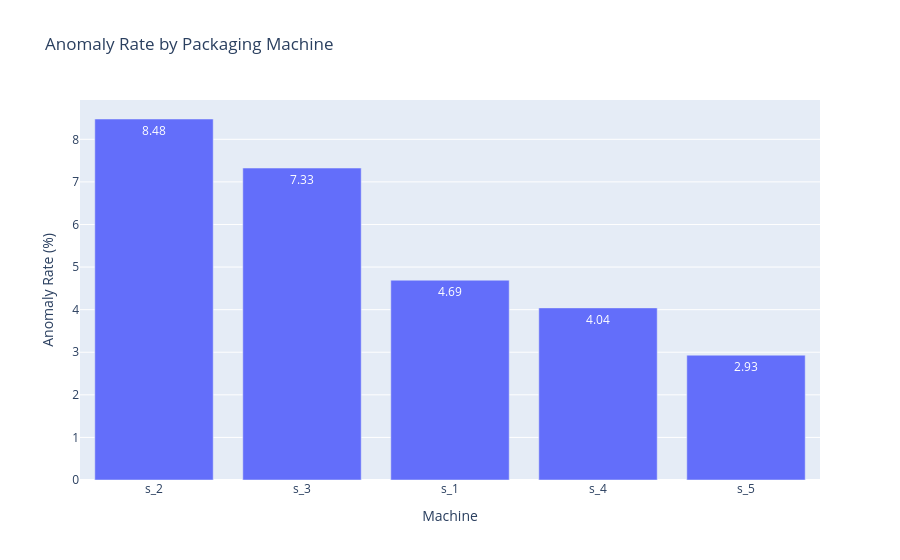

Notebook source saved alongside this figure:
### Code cell
fig = px.bar(
    machine_summary,
    x="equipment_ID",
    y="anomaly_rate",
    title="Anomaly Rate by Packaging Machine",
    labels={
        "equipment_ID": "Machine",
        "anomaly_rate": "Anomaly Rate (%)"
    },
    text_auto=".2f"
)

fig.show()

### Figure 1 — Plotly figure (JSON) as saved in the notebook; plotly's stock layout.template omitted (floating-point values rounded to 4 significant figures)
{"data": [{"hovertemplate": "Machine=%{x}<br>Anomaly Rate (%)=%{y}<extra></extra>", "legendgroup": "", "marker": {"color": "#636efa", "pattern": {"shape": ""}}, "name": "", "orientation": "v", "showlegend": false, "textposition": "auto", "texttemplate": "%{y:.2f}", "type": "bar", "x": ["s_2", "s_3", "s_1", "s_4", "s_5"], "xaxis": "x", "y": [8.477, 7.325, 4.692, 4.041, 2.931], "yaxis": "y"}], "layout": {"barmode": "relative", "legend": {"tracegroupgap": 0}, "title": {"text": "Anomaly Rate by Packaging Machine"}, "xaxis": {"anchor": "y", "domain": [0, 1], "title": {"text": "Machine"}}, "yaxis": {"anchor": "x", "domain": [0, 1], "title": {"text": "Anomaly Rate (%)"}}}}
